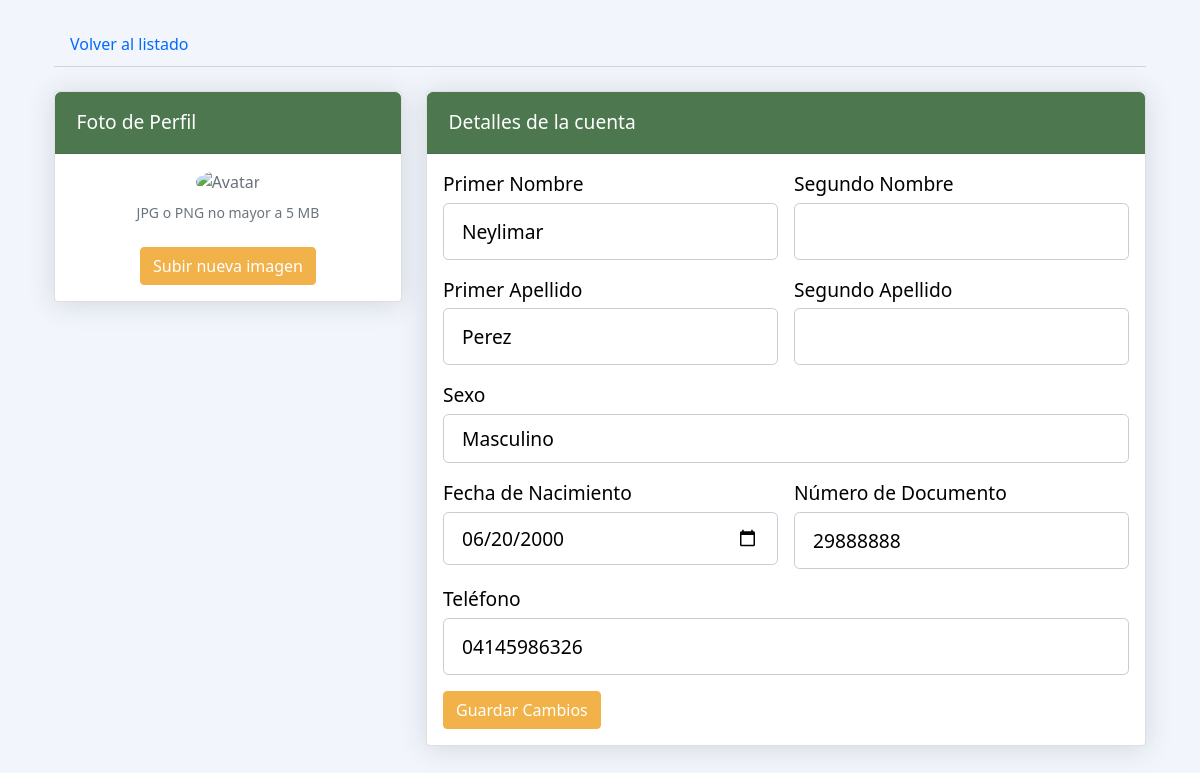
The page /app/vistas/modificar_usuario.php?id_usuario=1 (signed in) on the database as committed earlier.
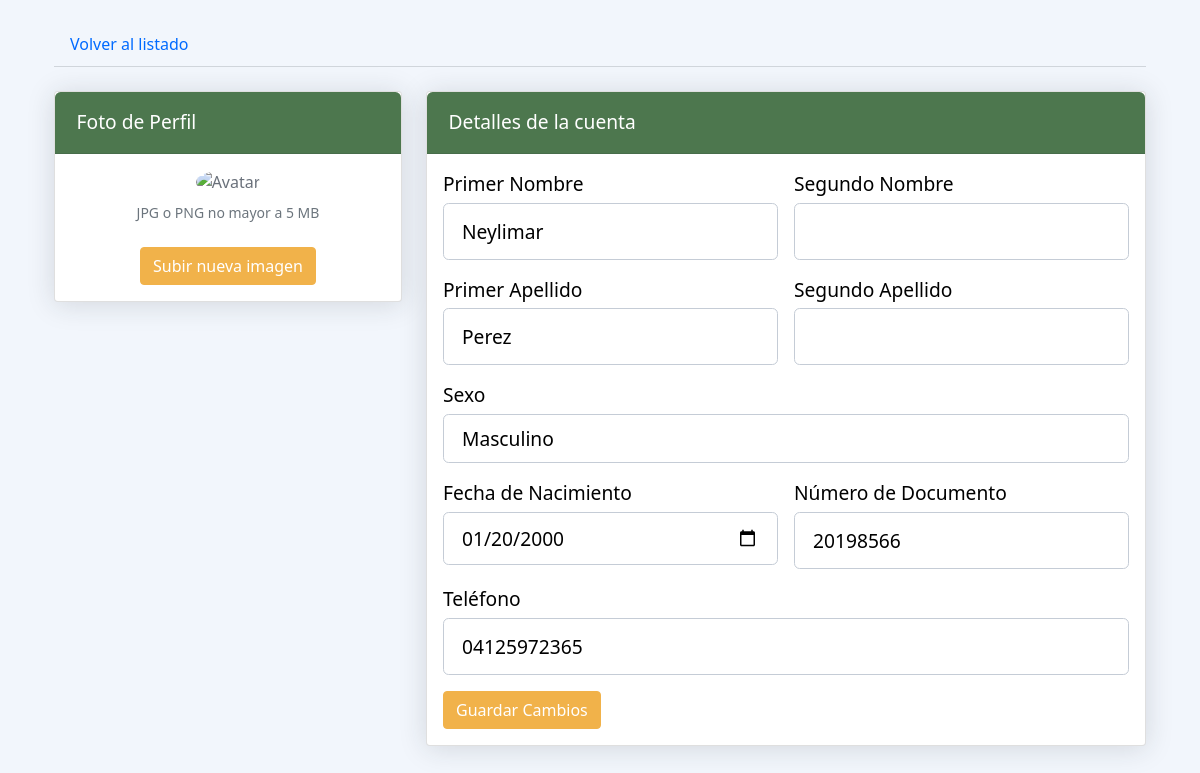
The same page on the database as committed later.
### tables this page shows
CREATE TABLE `usuario` (
  `id_usuario` int(11) NOT NULL,
  `usuario` varchar(50) NOT NULL,
  `tipo_doc` enum('V','E','J','P') NOT NULL,
  `num_doc` varchar(12) NOT NULL,
  `correo` varchar(70) NOT NULL,
  `contraseña` varchar(34) NOT NULL,
  `nombre1` varchar(150) NOT NULL,
  `nombre2` varchar(150) DEFAULT NULL,
  `apellido1` varchar(150) NOT NULL,
  `apellido2` varchar(150) DEFAULT NULL,
  `foto` blob DEFAULT NULL,
  `fecha_nac` date NOT NULL,
  `telefono` varchar(15) NOT NULL,
  `sexo` enum('Masculino','Femenino') NOT NULL,
  `pregunta_s1` enum('NOMBRE DE MI MADRE','NOMBRE DE MI MASCOTA','NOMBRE DE MI PRIMER COLEGIO','NOMBRE DE MI PRIMER TRABAJO','NOMBRE DE MI PADRE') NOT NULL,
  `respuesta_1` varchar(150) NOT NULL,
  `pregunta_s2` enum('NOMBRE DE MI HERMANO MAYOR','DONDE NACIO SU MADRE','NOMBRE DE MEJOR AMIGO DE LA INFANCIA','PELICULA FAVORITA','SEGUNDO APELLIDO DE MI MADRE') NOT NULL,
  `respuesta_2` varchar(150) NOT NULL,
  `status` enum('activo','inactivo') NOT NULL
);

### app/controladores/listado_PacienteControlador.php (called while the page is built, shortened)
<?php
require_once __DIR__ . '/../modelos/listado_PacienteModelo.php';
require_once '../../config/conexion.php';
class listado_PacienteControlador
{
    private $listado_PacienteModelo;
    public function __construct()
    {
        global $conn;
        $this->listado_PacienteModelo = new listado_PacienteModelo($conn);
    }
    public function obtenerUsuarioPorId($id_usuario)
    {
        return $this->listado_PacienteModelo->buscarUsuarioPorId($id_usuario);
    }
}

### app/modelos/listado_PacienteModelo.php (called while the page is built, shortened)
<?php
class listado_PacienteModelo
{
    private $conn;
    public function __construct($conn)
    {
        $this->conn = $conn;
    }
    public function buscarUsuarioPorId($id_usuario)
    {
        try {
            $sql = $this->conn->prepare("SELECT * FROM usuario WHERE id_usuario = :id_usuario");
            $sql->bindParam(':id_usuario', $id_usuario, \PDO::PARAM_INT);
            $sql->execute();
            return $sql->fetch(\PDO::FETCH_ASSOC);
        } catch (\PDOException $e) {
            error_log("Error al buscar usuario por ID: " . $e->getMessage());
            return null;
        }
    }
}

### app/vistas/modificar_usuario.php (the view, shortened to what this page needs)
<?php
require_once __DIR__ . '/../controladores/listado_PacienteControlador.php';
$id_usuario = htmlspecialchars($_GET['id_usuario']);
$controller = new listado_PacienteControlador();
$usuario = $controller->obtenerUsuarioPorId($id_usuario);
?>
<!DOCTYPE html>
<html lang="en">
<head>
    <link href="https://cdn.jsdelivr.net/npm/bootstrap@5.0.1/dist/css/bootstrap.min.css" rel="stylesheet">
    <link rel="stylesheet" href="css/modificar.css">
</head>
<body>
    <div class="container-xl px-4 mt-4">
        <nav class="nav nav-borders">
            <a class="nav-link" href="listado_pacientes.php">Volver al listado</a>
        </nav>
        <hr class="mt-0 mb-4">
        <div class="row">
            <div class="col-xl-4">
                <div class="card mb-4 mb-xl-0">
                    <div class="card-header">Foto de Perfil</div>
                    <div class="card-body text-center">
                        <img class="img-account-profile rounded-circle mb-2" src="http://bootdey.com/img/Content/avatar/avatar1.png" alt="Avatar">
                        <div class="small font-italic text-muted mb-4">JPG o PNG no mayor a 5 MB</div>
                        <button class="btn btn-primary" type="button">Subir nueva imagen</button>
                    </div>
                </div>
            </div>
            <div class="col-xl-8">
                <div class="card mb-4">
                    <div class="card-header">Detalles de la cuenta</div>
                    <div class="card-body">
                        <form method="POST" action="">
                            <div class="row gx-3 mb-3">
                                <div class="col-md-6">
                                    <label class="small mb-1" for="nombre1">Primer Nombre</label>
                                    <input class="form-control" id="nombre1" name="nombre1" type="text" value="<?= htmlspecialchars($usuario['nombre1']) ?>" required>
                                </div>
                                <div class="col-md-6">
                                    <label class="small mb-1" for="nombre2">Segundo Nombre</label>
                                    <input class="form-control" id="nombre2" name="nombre2" type="text" value="<?= htmlspecialchars($usuario['nombre2']) ?>">
                                </div>
                            </div>
                            <div class="row gx-3 mb-3">
                                <div class="col-md-6">
                                    <label class="small mb-1" for="apellido1">Primer Apellido</label>
                                    <input class="form-control" id="apellido1" name="apellido1" type="text" value="<?= htmlspecialchars($usuario['apellido1']) ?>" required>
                                </div>
                                <div class="col-md-6">
                                    <label class="small mb-1" for="apellido2">Segundo Apellido</label>
                                    <input class="form-control" id="apellido2" name="apellido2" type="text" value="<?= htmlspecialchars($usuario['apellido2']) ?>">
                                </div>
                            </div>
                            <div class="mb-3">
                                <label class="small mb-1" for="sexo">Sexo</label>
                                <select class="form-control" id="sexo" name="sexo" required>
                                    <option value="Masculino" <?= $usuario['sexo'] === 'Masculino' ? 'selected' : '' ?>>Masculino</option>
                                </select>
                            </div>
                            <div class="row gx-3 mb-3">
                                <div class="col-md-6">
                                    <label class="small mb-1" for="fecha_nac">Fecha de Nacimiento</label>
                                    <input class="form-control" id="fecha_nac" name="fecha_nac" type="date" value="<?= htmlspecialchars($usuario['fecha_nac']) ?>" required>
                                </div>
                                <div class="col-md-6">
                                    <label class="small mb-1" for="num_doc">Número de Documento</label>
                                    <input class="form-control" id="num_doc" name="num_doc" type="text" value="<?= htmlspecialchars($usuario['num_doc']) ?>" required>
                                </div>
                            </div>
                            <div class="mb-3">
                                <label class="small mb-1" for="telefono">Teléfono</label>
                                <input class="form-control" id="telefono" name="telefono" type="text" value="<?= htmlspecialchars($usuario['telefono']) ?>" required>
                            </div>
                            <button class="btn btn-primary" type="submit">Guardar Cambios</button>
                        </form>
                    </div>
                </div>
            </div>
        </div>
    </div>
</body>
</html>

### app/vistas/css/modificar.css (style rules this page uses)
body { margin-top:20px; background-color:#f2f6fc; color:#69707a; }
.img-account-profile { height: 10rem; }
.rounded-circle { border-radius: 50% !important; }
.card { box-shadow: 0 0.15rem 1.75rem 0 rgb(33 40 50 / 15%); }
.card .card-header { font-weight: 500; background-color:#4d774e; color: #fff; }
.card-header:first-child { border-radius: 0.35rem 0.35rem 0 0; }
.card-header { padding: 1rem 1.35rem; margin-bottom: 0; background-color: rgba(33, 40, 50, 0.03); border-bottom: 1px solid rgba(33, 40, 50, 0.125); color: #000000; font-size: 1.2rem; }
.form-control, .dataTable-input { display: block; width: 100%; padding: 0.875rem 1.125rem; font-size: 0.875rem; font-weight: 400; line-height: 1; color: #000000; background-color: #fff; background-clip: padding-box; border: 1px solid #c5ccd6; -webkit-appearance: none; -moz-appearance: none; appearance: none; border-radius: 0.35rem; transition: border-color 0.15s ease-in-out, box-shadow 0.15s ease-in-out; font-size: 1.2rem !important; }
.nav-borders .nav-link { color: #006aff; border-bottom-width: 0.125rem; border-bottom-style: solid; border-bottom-color: transparent; padding-top: 0.5rem; padding-bottom: 0.5rem; padding-left: 0; padding-right: 0; margin-left: 1rem; margin-right: 1rem; }
label { color: black; font-size: 1.2rem !important; }
.btn-primary { background-color: #f1b24a; border-color: #f1b24a; }

Rows that differ between the two databases and show on the page:
changed usuario "Neylimar": fecha_nac "06/20/2000" → "01/20/2000"; num_doc "29888888" → "20198566"; telefono "04145986326" → "04125972365"
